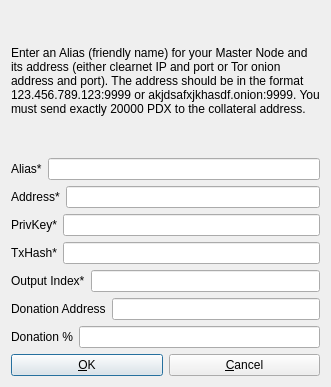
<?xml version="1.0" encoding="UTF-8"?>
<ui version="4.0">
 <class>AddEditAdrenalineNode</class>
 <widget class="QDialog" name="AddEditAdrenalineNode">
  <property name="geometry">
   <rect>
    <x>0</x>
    <y>0</y>
    <width>331</width>
    <height>387</height>
   </rect>
  </property>
  <property name="windowTitle">
   <string>Add/Edit PayDay Node</string>
  </property>
  <property name="modal">
   <bool>true</bool>
  </property>
  <layout class="QVBoxLayout" name="verticalLayout">
   <item>
    <widget class="QLabel" name="label_9">
     <property name="sizePolicy">
      <sizepolicy hsizetype="Preferred" vsizetype="Expanding">
       <horstretch>0</horstretch>
       <verstretch>0</verstretch>
      </sizepolicy>
     </property>
     <property name="text">
      <string>&lt;html&gt;&lt;head/&gt;&lt;body&gt;&lt;p&gt;Enter an Alias (friendly name) for your Master Node and its address (either clearnet IP and port or Tor onion address and port). The address should be in the format 123.456.789.123:9999 or akjdsafxjkhasdf.onion:9999. You must send exactly 20000 PDX to the collateral address.&lt;/p&gt;&lt;/body&gt;&lt;/html&gt;</string>
     </property>
     <property name="wordWrap">
      <bool>true</bool>
     </property>
    </widget>
   </item>
   <item>
    <layout class="QHBoxLayout" name="horizontalLayout_4">
     <property name="bottomMargin">
      <number>0</number>
     </property>
     <item>
      <widget class="QLabel" name="label_4">
       <property name="text">
        <string>Alias*</string>
       </property>
      </widget>
     </item>
     <item>
      <widget class="QLineEdit" name="aliasLineEdit"/>
     </item>
    </layout>
   </item>
   <item>
    <layout class="QHBoxLayout" name="horizontalLayout_5">
     <property name="bottomMargin">
      <number>0</number>
     </property>
     <item>
      <widget class="QLabel" name="label_6">
       <property name="text">
        <string>Address*</string>
       </property>
      </widget>
     </item>
     <item>
      <widget class="QLineEdit" name="addressLineEdit"/>
     </item>
    </layout>
   </item>
   <item>
    <layout class="QHBoxLayout" name="horizontalLayout_3">
     <property name="bottomMargin">
      <number>0</number>
     </property>
     <item>
      <widget class="QLabel" name="label_5">
       <property name="text">
        <string>PrivKey*</string>
       </property>
      </widget>
     </item>
     <item>
      <widget class="QLineEdit" name="privkeyLineEdit"/>
     </item>
    </layout>
   </item>
   <item>
    <layout class="QHBoxLayout" name="horizontalLayout_2">
     <property name="bottomMargin">
      <number>0</number>
     </property>
     <item>
      <widget class="QLabel" name="label_2">
       <property name="text">
        <string>TxHash*</string>
       </property>
      </widget>
     </item>
     <item>
      <widget class="QLineEdit" name="txhashLineEdit"/>
     </item>
    </layout>
   </item>
   <item>
    <layout class="QHBoxLayout" name="horizontalLayout_8">
     <property name="bottomMargin">
      <number>0</number>
     </property>
     <item>
      <widget class="QLabel" name="label_8">
       <property name="text">
        <string>Output Index*</string>
       </property>
      </widget>
     </item>
     <item>
      <widget class="QLineEdit" name="outputindexLineEdit"/>
     </item>
    </layout>
   </item>
   <item>
    <layout class="QHBoxLayout" name="horizontalLayout_6">
     <property name="bottomMargin">
      <number>0</number>
     </property>
     <item>
      <widget class="QLabel" name="label_3">
       <property name="text">
        <string>Donation Address</string>
       </property>
      </widget>
     </item>
     <item>
      <widget class="QLineEdit" name="donationaddressLineEdit"/>
     </item>
    </layout>
   </item>
   <item>
    <layout class="QHBoxLayout" name="horizontalLayout_7">
     <property name="bottomMargin">
      <number>0</number>
     </property>
     <item>
      <widget class="QLabel" name="label_7">
       <property name="text">
        <string>Donation %</string>
       </property>
      </widget>
     </item>
     <item>
      <widget class="QLineEdit" name="donationpercentageLineEdit"/>
     </item>
    </layout>
   </item>
   <item>
    <layout class="QHBoxLayout" name="horizontalLayout_Buttons">
     <item>
      <widget class="QPushButton" name="okButton">
       <property name="text">
        <string>&amp;OK</string>
       </property>
      </widget>
     </item>
     <item>
      <widget class="QPushButton" name="cancelButton">
       <property name="text">
        <string>&amp;Cancel</string>
       </property>
       <property name="autoDefault">
        <bool>false</bool>
       </property>
      </widget>
     </item>
    </layout>
   </item>
  </layout>
 </widget>
 <resources/>
 <connections/>
</ui>
